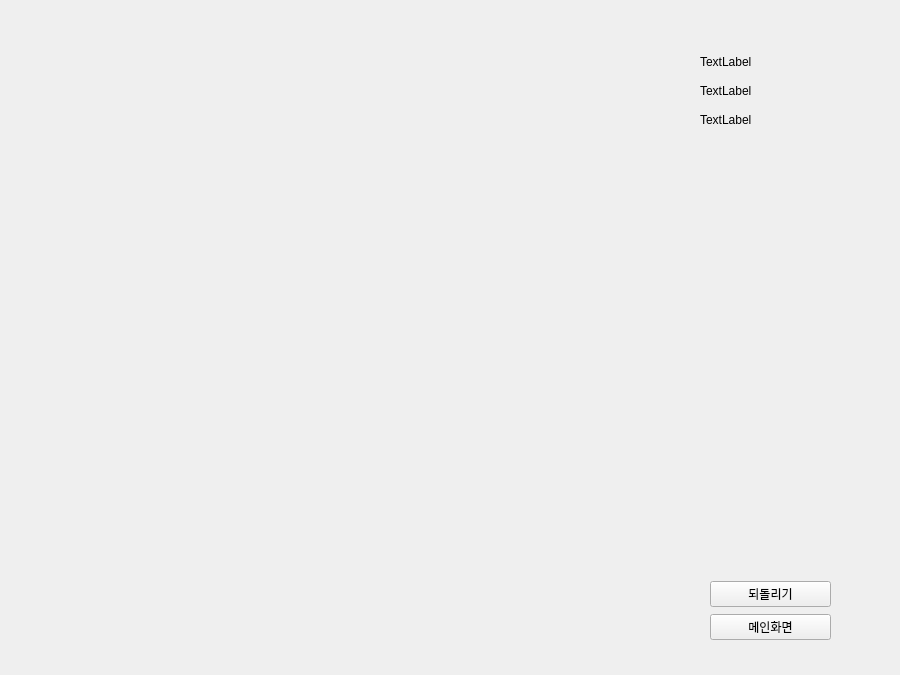
<?xml version="1.0" encoding="UTF-8"?>
<ui version="4.0">
 <class>game_window</class>
 <widget class="QWidget" name="game_window">
  <property name="geometry">
   <rect>
    <x>0</x>
    <y>0</y>
    <width>900</width>
    <height>675</height>
   </rect>
  </property>
  <property name="windowTitle">
   <string>Form</string>
  </property>
  <widget class="board_widget" name="board" native="true">
   <property name="geometry">
    <rect>
     <x>10</x>
     <y>10</y>
     <width>650</width>
     <height>650</height>
    </rect>
   </property>
  </widget>
  <widget class="QWidget" name="verticalLayoutWidget_2">
   <property name="geometry">
    <rect>
     <x>710</x>
     <y>580</y>
     <width>121</width>
     <height>61</height>
    </rect>
   </property>
   <layout class="QVBoxLayout" name="verticalLayout_2">
    <item>
     <widget class="QPushButton" name="undo">
      <property name="text">
       <string>되돌리기</string>
      </property>
     </widget>
    </item>
    <item>
     <widget class="QPushButton" name="go_to_start">
      <property name="text">
       <string>메인화면</string>
      </property>
     </widget>
    </item>
   </layout>
  </widget>
  <widget class="turn_indicator_widget" name="turn_indicator" native="true">
   <property name="geometry">
    <rect>
     <x>800</x>
     <y>20</y>
     <width>50</width>
     <height>50</height>
    </rect>
   </property>
  </widget>
  <widget class="QWidget" name="verticalLayoutWidget">
   <property name="geometry">
    <rect>
     <x>700</x>
     <y>50</y>
     <width>101</width>
     <height>81</height>
    </rect>
   </property>
   <layout class="QVBoxLayout" name="verticalLayout">
    <item>
     <widget class="QLabel" name="total_turn">
      <property name="text">
       <string>TextLabel</string>
      </property>
     </widget>
    </item>
    <item>
     <widget class="QLabel" name="total_black">
      <property name="text">
       <string>TextLabel</string>
      </property>
     </widget>
    </item>
    <item>
     <widget class="QLabel" name="total_white">
      <property name="text">
       <string>TextLabel</string>
      </property>
     </widget>
    </item>
   </layout>
  </widget>
 </widget>
 <customwidgets>
  <customwidget>
   <class>board_widget</class>
   <extends>QWidget</extends>
   <header location="global">board_widget.h</header>
   <container>1</container>
  </customwidget>
  <customwidget>
   <class>turn_indicator_widget</class>
   <extends>QWidget</extends>
   <header>turn_indicator_widget.h</header>
   <container>1</container>
  </customwidget>
 </customwidgets>
 <resources/>
 <connections/>
</ui>
